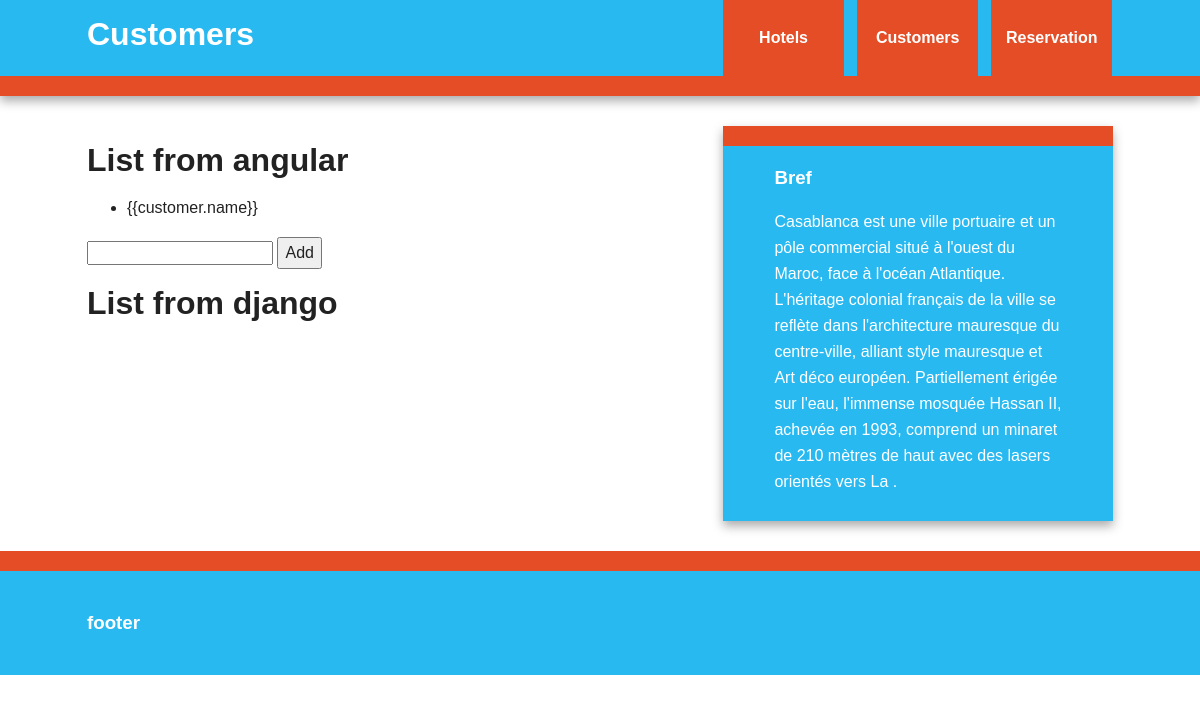
Before: /reservation/customers with the older database file.
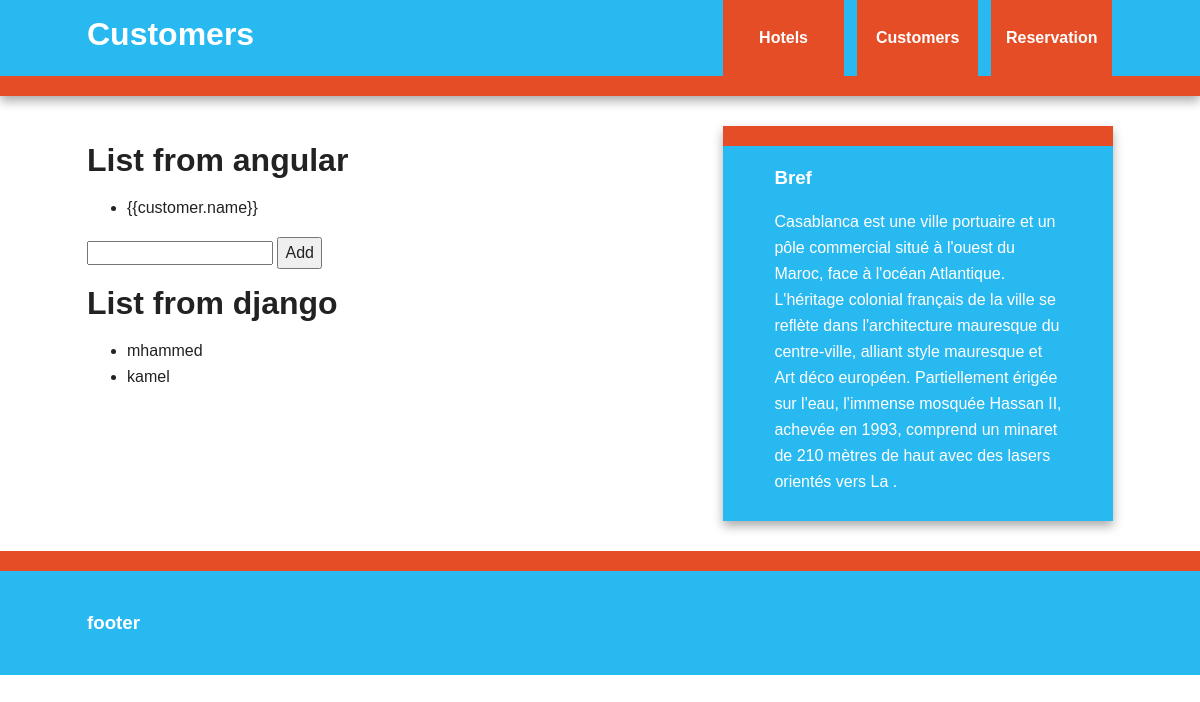
After: the same page with the newer database file.
### reservation/models.py (models this page shows, shortened)
class Customer(models.Model):
    name = models.CharField(max_length=100)
    phone_num = models.CharField(max_length=100)

### reservation/views.py (the view)
# urls.py: path('customers', views.list_customers),
def list_customers(request) :
    customers = Customer.objects.all()
    context = {
        'customers':customers
    }
    return render(request,'reservation/customers.html',context)

### templates/reservation/customers.html
{% extends 'reservation/base.html' %}
{% block title %}
Customers
   {% endblock title %}
{% block content %}
{% verbatim %}
<div ng-controller="CustomersController">
   <h1> List from angular</h1>
   <ul>
      <div ng-repeat="customer in customers">
         <li>
            {{customer.name}}
         </li>
      </div>
   </ul>
<input type="text" ng-model="new_customer"/>
<button ng-click="add_new_customer(new_customer,customers)">Add </button>
</div>
{% endverbatim %}
<h1> List from django</h1>
<ul>
    {% for item  in customers %}
    <li>
{{item.name}}
  </li>
    {% endfor %}
 </ul>
{% endblock content %}

### templates/reservation/base.html (shortened to what this page needs)
{% load static %}
<!doctype html>
<html class="no-js" lang="">
    <head>
        <link rel="stylesheet" href="{% static 'css/normalize.min.css' %}">
        <link rel="stylesheet" href="{% static 'css/main.css' %}">
    </head>
    <body ng-app="hotelreservation.angapp">
        <div class="header-container" style="background-color:#29b9f1;">
            <header class="wrapper clearfix" >
                <h1 class="title">
                    {% block title %}{% endblock title %}
                </h1>
                <nav>
                    <ul>
                        <li><a href="/reservation/hotels">Hotels</a></li>
                        <li><a href="/reservation/customers">Customers</a></li>
                        <li><a href="/reservation/">Reservation</a></li>
                    </ul>
                </nav>
            </header>
        </div>
        <div class="main-container" >
            <div class="main wrapper clearfix " >
<article>
    {% block content %}
               {% endblock content %}
</article>
                <aside style="background-color:#29b9f1;">
                    <h3>Bref</h3>
                    <p>Casablanca est une ville portuaire et un pôle commercial situé à l'ouest du Maroc, face à l'océan Atlantique. L'héritage colonial français de la ville se reflète dans l'architecture mauresque du centre-ville, alliant style mauresque et Art déco européen. Partiellement érigée sur l'eau, l'immense mosquée Hassan II, achevée en 1993, comprend un minaret de 210 mètres de haut avec des lasers orientés vers La .</p>
                </aside>
            </div>
        </div>
        <div class="footer-container" style="background-color:#29b9f1;">
            <footer class="wrapper" style="background-color:#29b9f1;">
                <h3>footer</h3>
            </footer>
        </div>
    </body>
</html>

Changed rows visible on the page:
added Customer: name "mhammed"
added Customer: name "kamel"
